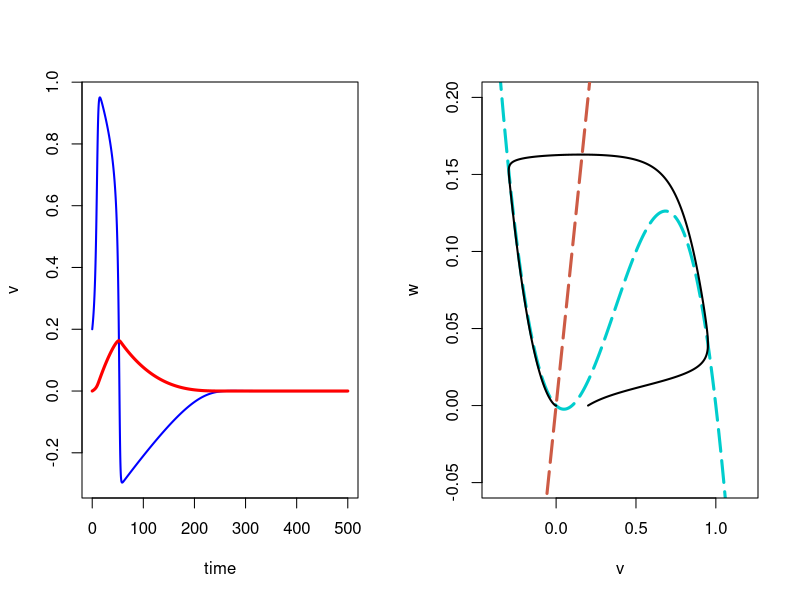

R code for this plot:
#
# numerically solve FitzHugh-Nagumo equations
#    dv/dt = r*v*(1-v/K)*(v/a-1) - b*w + I0
#    dw/dt = ep*(v-w)
#
#  plot the solution as a function of time and in the phase plane including null clines
#

# set parameters
# --------------
dt     = 0.1        # time step
Nt     = 5000        # number of time steps

r     = 0.1         # low v decay rate
K     = 1.0         # carrying capacity
a     = 0.1         # threshold
v0    = 0.2      # initial condition

ep    = 0.005        # recovery rate (inverse time scale)
b     = 1           # rate w lowers v
I0    = 0.0          # input current

#  dv/dt = fv(v,w)
#  dw/dt = fw(v,w)
#
fv=function(v,w) r*v*(1-v/K)*(v/a-1) - b*w + I0
fw=function(v,w) ep*(v-w)

# initialize storage for solution and time vector
#--------------------------------
v   = numeric(Nt+1)
w   = numeric(Nt+1)
t   = (0:Nt)*dt

# set initial conditions
# ----------------------
v[1] = v0

# run simulation
# --------------

for (n in 1:Nt){
  
  # update
  #
  v[n+1] = v[n] + dt*fv(v[n],w[n])
  w[n+1] = w[n] + dt*fw(v[n],w[n])
  
}  # end loop in time


par(mfrow=c(1,2))

# plot the solution
#------------------
plot(t,v,xlab='time',type='l',col='blue',lwd=2)
lines(t,w,col='red',lwd=3)



# plot the nullclines in the phase plane
#
vv=seq(from=-0.4,to=1.2,by=0.01)
vdot0 = r*vv*(1-vv)*(vv/a-1)/b
wdot0 = vv

# plot v nullcline
#
plot(vv,vdot0,type='l',xlim=c(-0.4,1.2),ylim=c(-0.05,0.2),col='cyan3',xlab='v',ylab='w',lwd=3,lty=5)

# plot w nullcline
#
lines(vv,wdot0,lty=5,col='coral3',lwd=3)

# plot the solution in phase space
#
lines(v,w,col='black',lwd=2)



